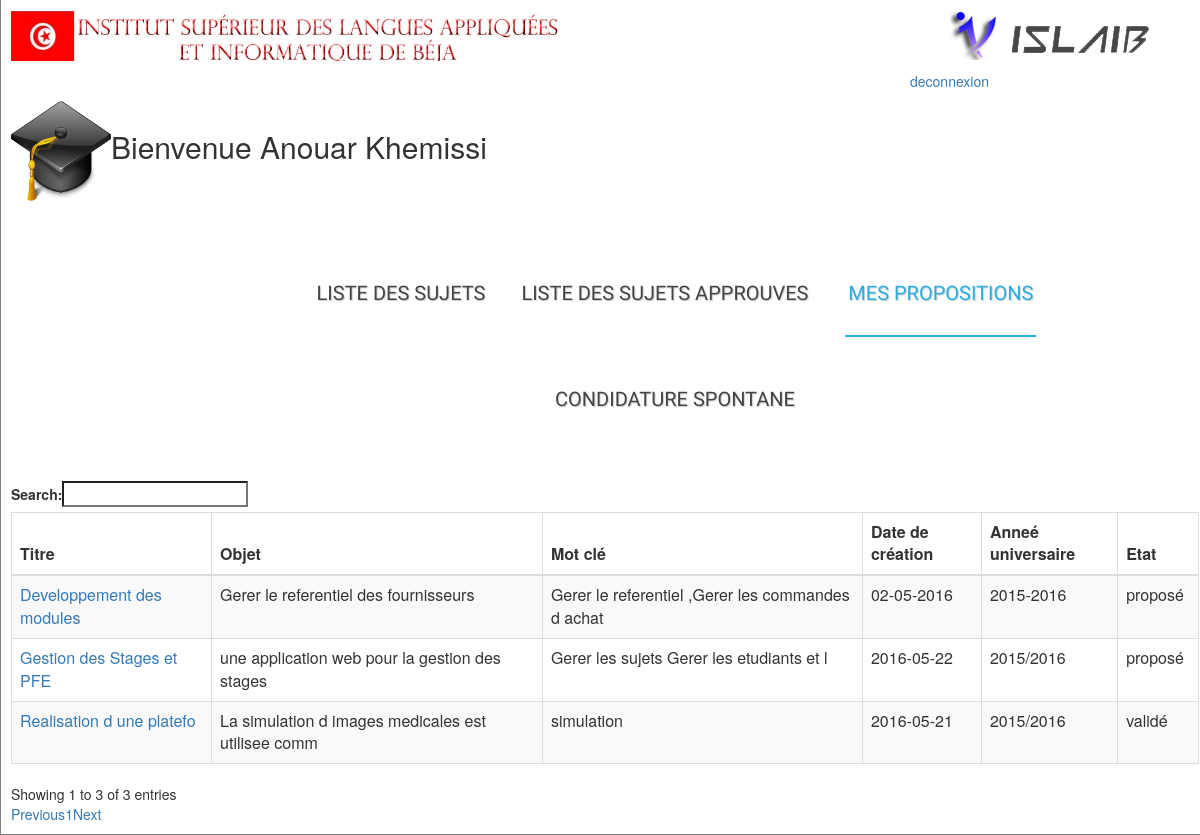
The app's page /etudiant/mesproposition.php (signed in) with its own data.
### tables this page shows
CREATE TABLE IF NOT EXISTS `sujetdestage` (
  `id` int(11) NOT NULL AUTO_INCREMENT,
  `titre` varchar(25) NOT NULL,
  `cahierdecharge` text NOT NULL,
  `datedecreation` varchar(25) NOT NULL,
  `datefin` date NOT NULL,
  `datedebut` date NOT NULL,
  `objet` varchar(50) NOT NULL,
  `etat` varchar(50) NOT NULL,
  `societe` varchar(50) NOT NULL,
  `encadrant1` varchar(50) NOT NULL,
  `encadrant2` varchar(25) NOT NULL,
  `motcle` varchar(50) NOT NULL,
  `cinencadrant` int(11) NOT NULL,
  `cinproposeur` int(11) NOT NULL,
  `idconception` varchar(25) NOT NULL,
  `idcompetences` varchar(25) NOT NULL,
  `anneeuniversaire` varchar(25) NOT NULL,
  `type` varchar(255) NOT NULL,
  PRIMARY KEY (`id`)
);

### classes/usersmanager.php (called while the page is built, shortened)
<?php
class Usersmanager{
public function auth1($email,$cin){
$sql="SELECT * FROM etudiant WHERE email='$email' AND cin='$cin' AND active='oui'";
	$req = mysql_query($sql);
}
}
?>

### classes/sujetmanager.php (called while the page is built, shortened)
<?php
class sujetmanager{
 function affichemesproposition($cin){
$sql=" SELECT * FROM sujetdestage Where cinproposeur='".$cin."'";
	$req=mysql_query($sql);
	$sql1=" SELECT * FROM sujetdestage Where cinproposeur='".$cin."'";
	$req1=mysql_query($sql1);
	if(mysql_fetch_row($req1)){
while($data =mysql_fetch_assoc($req)){
	$tableau[]=$data;
	}
	return $tableau;
}
}
}
?>

### etudiant/mesproposition.php (the view, shortened to what this page needs)
<?php
$user= new Usersmanager();
 if(isset($_SESSION)){
  $user->auth1($_SESSION['email'],$_SESSION['cin']);
 }
?>
<html lang=''>
<head>
<link href="..\css\style.css" rel="stylesheet" type="text/css" />
 <link rel="stylesheet" href="//maxcdn.bootstrapcdn.com/bootstrap/3.3.6/css/bootstrap.min.css" />
<link rel="stylesheet" href="https://cdn.datatables.net/1.10.11/css/dataTables.bootstrap.min.css" />
<link rel="stylesheet" href="https://cdn.datatables.net/buttons/1.1.2/css/buttons.bootstrap.min.css" />
<link rel="stylesheet" href="../bootstrap/css/bootstrap.css" />
 <link rel="stylesheet" type="text/css" href="../css/styles.css">
    <link rel="stylesheet" type="text/css" href="styles.css" media="all" />
</head>
<body>
<div id="container">
<img id="i" src="../image/f.jpg" >
<img id="f" src="../image/l.png"><div class="right" ><a href="?m=deco">deconnexion</a></div>
<br><br>
    <h2> <img src="../image/etudiant.png" width="100" height="100" >Bienvenue  <?php echo ucfirst(strtolower(trim( $_SESSION['nom']))) ; ?> <?php
echo ucfirst(strtolower(trim($_SESSION['prenom']))); ?></h2>
<div class="container">
 <header>
    <div id="fdw">
          <nav>
            <ul>
              <li ><a href="pageetudiant.php">liste des sujets<span class="arrow"></span></a>
   <li><a href="listedesujetapprouve.php">liste des sujets approuves</a></li>
   <li class="current"><a href="mesproposition.php"> mes propositions</a></li>
    <li><a href="condidature.php">condidature spontane</a></li>
</ul>
          </nav>
    </div>
  </header>
</div>
<?php   $sujet= new sujetmanager();
$cin=$_SESSION['cin'];
$sujets =$sujet->affichemesproposition($cin);
 ?>
<table id="example" class="table table-striped table-bordered" cellspacing="0" width="100%">
 <thead>
 <tr>
 <th>Titre</th>
 <th> Objet</th>
 <th> Mot clé</th>
 <th> Date de création </th>
  <th>Anneé universaire</th>
 <th>Etat</th>
 </tr></thead>
 <?php if(!empty($sujets)){ ?>
 <tbody>
 <?php foreach ($sujets as $key=>$value) : ?>
  <tr><td>  <a href="sujet.php?id=<?php echo $value['id']?>" target="_blank"><?php echo $value['titre']; ?> </td></a>
    <td><?php echo $value['objet']; ?> </td>
    <td><?php echo $value['motcle']; ?> </td>
    <td><?php echo $value['datedecreation']; ?> </td>
     <td><?php echo $value['anneeuniversaire'] ; ?> </td>
        <td><?php if($value['etat']=='approuver'){echo 'approuvé';}elseif ($value['etat']=='proposer'){echo 'proposé';} elseif ($value['etat']=='affecter'){echo 'affecté';} elseif ($value['etat']=='refuser'){echo 'refusé';} elseif ($value['etat']=='valide'){echo 'validé'; }elseif ($value['etat']=='non valide'){echo 'non validé';} elseif ($value['etat']=='en attende'){echo 'en attente';}
 ?> </td>
      </tr>
          <?php  endforeach ;} ?>
</tbody>
    </table>
</div>
</body>
</html>

### css/style.css (style rules this page uses)
body { font-family: "Trebuchet MS", Arial, Helvetica, sans-serif; font-size: 0.8em; background-color:#fff; background-repeat: repeat; }
.right { position: absolute; right: 0px; width: 300px; padding: 10px; }
#container { margin-left:auto; margin-right:auto; width: 1210px; margin: auto; padding: 10px; border-right: 1px solid gray; border-bottom: 1px solid gray; border-left: 1px solid gray; background-color: #fff; }
#i { width:550; }
#f { margin-left:385px; }
ul { margin-top:20; margin-left:70; margin:; padding:; }
ul li a { text-decoration:none; }
table { border-collapse:collapse; margin:auto; }

### css/styles.css (style rules this page uses)
.container > header { padding: 20px 30px 20px 30px; margin: 0px 20px 10px 20px; position: relative; display: block; text-shadow: 1px 1px 1px rgba(0,0,0,0.2); text-align: center; }
#fdw nav ul { display:block; z-index:999999; }
#fdw nav ul li { display:inline-block; padding:50px 3px 30px; margin-left:30px; position:relative; }
#fdw nav ul li a:link, #fdw nav ul li a:visited { color:#444; font:normal 20px 'Yanone Kaffeesatz', sans-serif; text-transform:uppercase; display:inline-block; position:relative; }
#fdw nav ul li span { position:absolute; right:-12px; bottom:6px; width:7px; height:8px; margin:0 0 0 3px; float:right; display:block; background:url('images/nav_arrow.png') no-repeat left -8px; font:0/0 a; }
#fdw nav ul li.current { border-bottom:2px solid #29AEE2; }
#fdw nav ul li.current a { color:#29AEE2; cursor: default; }

### etudiant/mesproposition.php (style rules this page uses)
.right { position: absolute; right: 0px; width: 300px; padding: 10px; }

### records on screen
sujetdestage: titre "Developpement des modules", objet "Gerer le referentiel des fournisseurs", motcle "Gerer le referentiel ,Gerer les commandes d achat", datedecreation "02-05-2016", anneeuniversaire "2015-2016", etat "proposé"
sujetdestage: titre "Realisation d une platefo", objet "La simulation d images medicales est utilisee comm", motcle "simulation", datedecreation "2016-05-21", anneeuniversaire "2015/2016", etat "validé"
sujetdestage: titre "Gestion des Stages et PFE", objet "une application web pour la gestion des stages", motcle "Gerer les sujets Gerer les etudiants et l", datedecreation "2016-05-22", anneeuniversaire "2015/2016", etat "proposé"

### other values on screen
$_SESSION['nom'] "Anouar"
$_SESSION['prenom'] "Khemissi"
